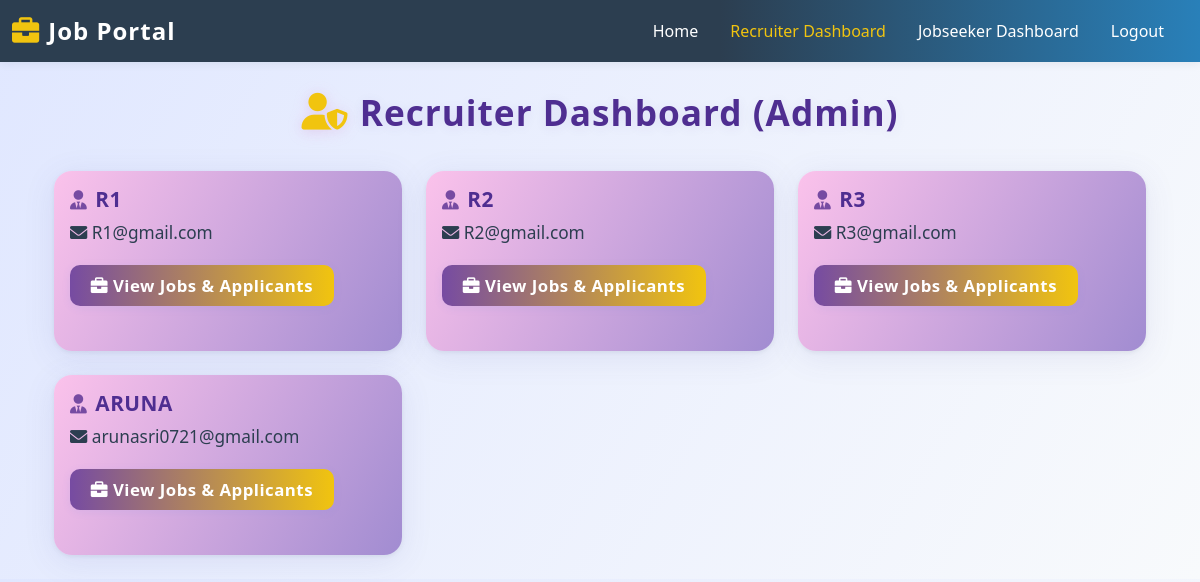
/admin_recruiter_dashboard (signed in), run on the app's committed database.
### app.py (models this page shows)
class User(UserMixin, db.Model):
    id = db.Column(db.Integer, primary_key=True)
    username = db.Column(db.String(80), unique=True, nullable=False)
    email = db.Column(db.String(120), unique=True, nullable=False)
    password_hash = db.Column(db.String(128))
    is_recruiter = db.Column(db.Boolean, default=False)
    is_admin = db.Column(db.Boolean, default=False)  # NEW FIELD
    resume_path = db.Column(db.String(200))
    skills = db.Column(db.String(500))
    experience = db.Column(db.String(500))

### app.py (the view)
@app.route('/admin_recruiter_dashboard')
@login_required
@admin_required
def admin_recruiter_dashboard():
    recruiters = User.query.filter_by(is_recruiter=True).all()
    return render_template('admin_recruiter_dashboard.html', recruiters=recruiters)

### app.py (called while the page is built)
def admin_required(f):
    @wraps(f)
    def decorated_function(*args, **kwargs):
        if not current_user.is_authenticated or not getattr(current_user, 'is_admin', False):
            flash('Admin access required.', 'danger')
            return redirect(url_for('login'))
        return f(*args, **kwargs)
    return decorated_function

@login_manager.user_loader
def load_user(id):
    return User.query.get(int(id))

### templates/admin_recruiter_dashboard.html (shortened to what this page needs)
{% extends 'base.html' %}
{% block content %}
<div class="container mt-4">
    <div class="admin-title"><i class="fas fa-user-shield"></i>Recruiter Dashboard (Admin)</div>
    <div class="row">
        {% for recruiter in recruiters %}
        <div class="col-lg-4 col-md-6 col-12 mb-4">
            <div class="card recruiter-card h-100">
                <div class="card-body">
                    <h5 class="card-title"><i class="fas fa-user-tie"></i> {{ recruiter.username }}</h5>
                    <p class="card-text"><i class="fas fa-envelope"></i> {{ recruiter.email }}</p>
                    <button class="btn btn-primary mt-2" data-bs-toggle="modal" data-bs-target="#recruiterModal{{ recruiter.id }}">
                        <i class="fas fa-briefcase"></i> View Jobs & Applicants
                    </button>
                </div>
            </div>
        </div>
        {% endfor %}
    </div>
</div>
{% endblock %}

### templates/base.html (style rules this page uses)
body { background-color: #f8f9fa; }

### templates/admin_recruiter_dashboard.html (style rules this page uses)
body { background: linear-gradient(120deg, #e0e7ff 0%, #f8fafc 100%); }
.admin-title { color: #4f2e91; font-weight: 900; font-size: 2.2rem; letter-spacing: 1px; margin-bottom: 2rem; text-align: center; text-shadow: 0 2px 12px rgba(79,46,145,0.08); display: flex; align-items: center; justify-content: center; gap: 0.7rem; }
.admin-title i { color: #f1c40f; font-size: 2.3rem; filter: drop-shadow(0 2px 8px #fbc2eb60); }
.recruiter-card { border-radius: 18px; box-shadow: 0 6px 32px 0 rgba(80, 80, 160, 0.10), 0 1.5px 4px 0 rgba(44,62,80,0.08); background: linear-gradient(120deg, #fbc2eb 0%, #a18cd1 100%); border: none; transition: box-shadow 0.22s, transform 0.22s, background 0.22s; position: relative; overflow: hidden; min-height: 180px; animation: fadeInUp 0.8s cubic-bezier(.39,.575,.56,1.000); }
.recruiter-card .card-title { color: #4f2e91; font-weight: 800; font-size: 1.3rem; letter-spacing: 0.5px; display: flex; align-items: center; gap: 0.5rem; }
.recruiter-card .card-title i { color: #764ba2; font-size: 1.2rem; }
.recruiter-card .card-text { color: #2c3e50; font-size: 1.08rem; margin-bottom: 0.7rem; }
.recruiter-card .btn-primary { background: linear-gradient(90deg, #764ba2 0%, #f1c40f 100%); border: none; font-weight: 700; border-radius: 10px; padding: 0.5rem 1.3rem; font-size: 1.05rem; letter-spacing: 0.5px; box-shadow: 0 2px 8px rgba(102,126,234,0.10); transition: transform 0.18s, box-shadow 0.18s, background 0.25s; }

### data on the page
User: username "R1", email "R1@gmail.com"
User: username "R2", email "R2@gmail.com"
User: username "R3", email "R3@gmail.com"
User: username "ARUNA", email "arunasri0721@gmail.com"
